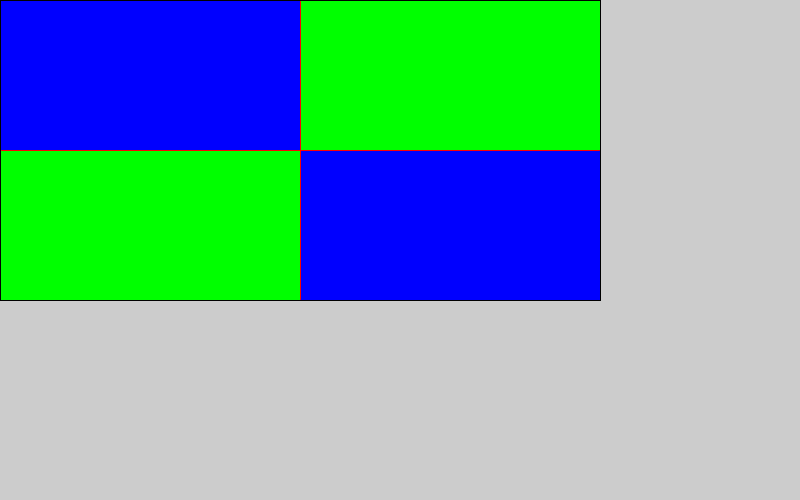
Frame 1 (no input)
Frame 60 (the mouse pressed at the canvas centre just before this capture): identical to frame 1, image omitted
Frame 120 (the mouse held since frame 60 and released just before this capture): identical to frame 1, image omitted

The Processing sketch that drew this single still picture (run headless with seeded random() and noise(); from frame 60 on, the mouse is pressed at the canvas centre):

// Processing sketch: opdracht_2_3
// ── opdracht_2_3.pde
float hoog;
float breed;
int stroke;
float middenHoog;
float middenBreed;
void setup (){
  size(800,500);
  hoog = constrain(300,0, width/2);
  breed =2*hoog;
  stroke = 1;
  middenHoog = hoog/2;
  middenBreed = breed/2;
};

void draw(){
  rechthoek();
  rechtboekBlauwLinks();
  rechthoekGroenLinks();
  rechthoekGroenRechts();
  rechthoekBlauwRechts();
  lijnHorizon();
  lijnVerticaal();
};

void rechthoek (){
  stroke(0);
  fill(255);
  rect(0,0,breed,hoog);
};

void lijnHorizon(){
  stroke(255,0,0);
  line(stroke,middenHoog,breed-stroke,middenHoog);
};

void lijnVerticaal(){
  stroke(255,0,0);
  line(middenBreed,stroke,middenBreed,hoog-stroke);
};
void rechtboekBlauwLinks(){
  noStroke();
  fill(0,0,255);
  rect(stroke,stroke,middenBreed,middenHoog);
};
void rechthoekGroenLinks(){
  noStroke();
  fill(0,255,0);
  rect(stroke,middenHoog,middenBreed,middenHoog);
};
void rechthoekGroenRechts(){
  noStroke();
  fill(0,255,0);
  rect(middenBreed,stroke,middenBreed,middenHoog);
};
void rechthoekBlauwRechts(){
    noStroke();
  fill(0,0,255);
  rect(middenBreed,middenHoog,middenBreed,middenHoog);
};
